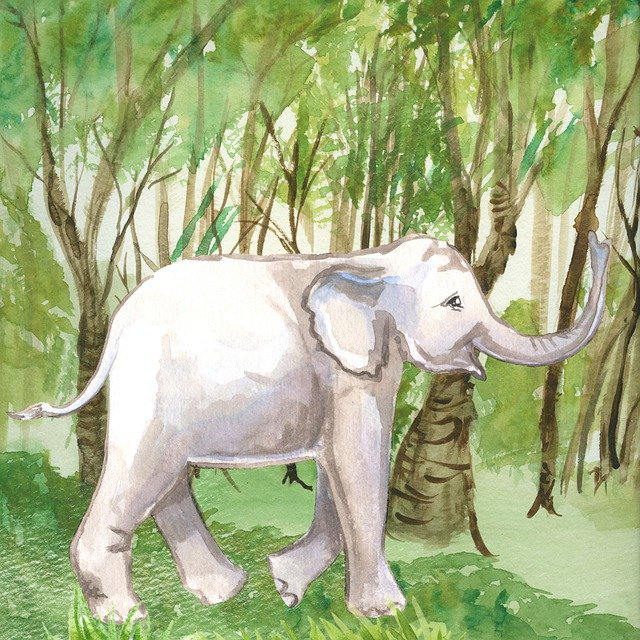
#> input picture Images/elephant.png, 640 x 640 px
$ python PCA.py
#> lines starting #> are read from the running program, lines starting #| are printed output that depends on the picture
#!/usr/bin/env python
# coding: utf-8

# In[6]:


import matplotlib.pyplot as plt
import numpy as np
from skimage import color, io
import cv2


# In[7]:


#Calculating PCA
def pca(immatrix):
    #Mean Calculation
    MatMean = immatrix.mean(axis=0)

    #Center all the images using mean
    matrix = immatrix - MatMean

    #PCA Calculation
    #Calculating Covariance matrix
    M = np.dot(matrix,matrix.T)

    #Finding eigenvalues and eigenvectors
    EVal,EVec = np.linalg.eigh(M)

    #calculate PCA components
    tmp = np.dot(matrix.T,EVec).T
    V = tmp[::-1]
    return V,matrix,EVal,EVec,MatMean


# In[8]:


#Reconstructing images using pca and mean
#Ref: https://github.com/NourozR/Reconstruction-and-Compression-of-Color-Images/blob/master/image_reconstruction_using_PCA.py
def recon(k,EVec,EVal,immatrix,mean_X):
    #Sorting according to eigenvalues
    p = np.size(EVec, axis =1)
    idx = np.argsort(EVal)
    idx = idx[::-1]
    eig_vec = EVec[:,idx]
    eig_val = EVal[idx]

    #Reconstructing Image
    eig_vec = eig_vec[:, range(k)]
    score = np.dot(eig_vec.T, immatrix)
    mean = mean_X.T
    prod = np.dot(eig_vec, score)
    recon =  mean + prod
    return recon


# In[9]:


f, axarr = plt.subplots(4,2,constrained_layout=True,figsize=(15, 12))
elem = './Images/elephant.png'
print("Reading image "+elem)

img = cv2.imread(elem)
#> img is the input picture: shape (640, 640, 3); mean B, G, R 131.3, 176.4, 165.2

img = color.rgb2gray(img)#converting image into grayscale
#> img: shape (640, 640) float64

axarr[2,0].set_title('Original unblocked Image')
axarr[2,0].imshow(img.reshape(640,640),cmap='gray')
io.imsave("./Images/S.png",img)

#dividing image into 16x16 non-overlapping patches
blocks = np.array([img[i:i+16, j:j+16] for i in range(0, img.shape[1], 16) for j in range(0, img.shape[0], 16)])

m=16
n=16


#storing all flattened images
immatrix = np.array([(im).flatten() for im in blocks],'f')
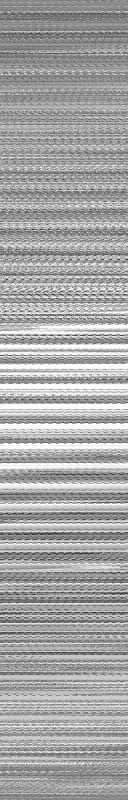
#> immatrix: shape (1600, 256) float32 (shown at 1/2 size); min 0.0354, max 1, mean 0.651

#calculating PCA
V,immatrix,e,EV,mean_X = pca(immatrix)
#> in pca, `MatMean = immatrix.mean(axis=0)`: MatMean = 256 values, max 0.658 at index 160, min 0.644 at index 23, mean 0.651
#> in pca, `EVal,EVec = np.linalg.eigh(M)`:
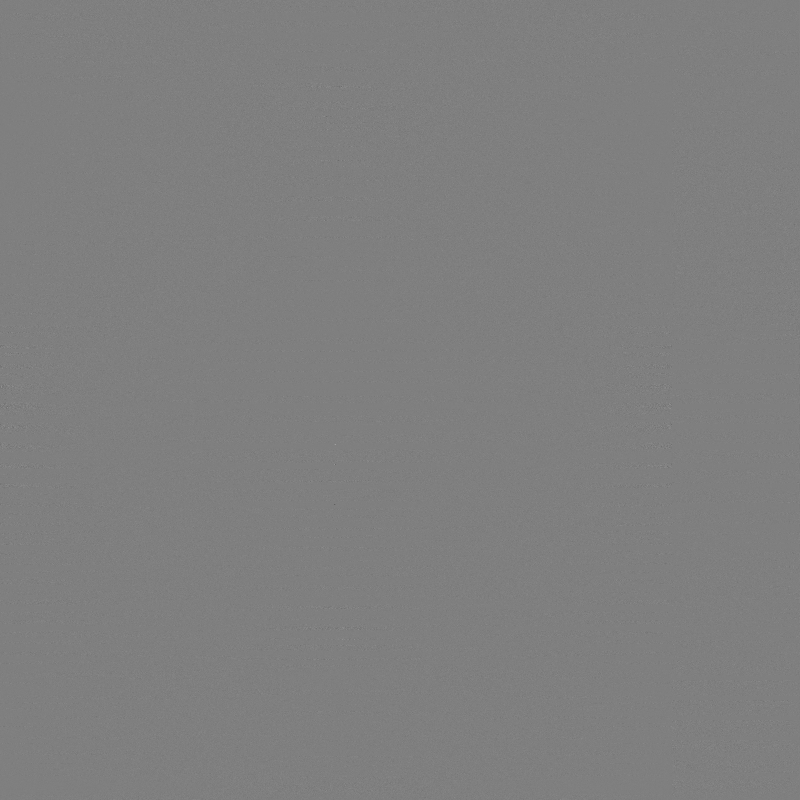
#> EVec: shape (1600, 1600) float32 (shown at 1/2 size); min -0.788, max 0.789, mean -1.99e-05; drawn with min black and max white
#> in pca, `EVal,EVec = np.linalg.eigh(M)`: EVal = 1600 values from -0.000337 to 9208.8
#> in pca, `tmp = np.dot(matrix.T,EVec).T`:
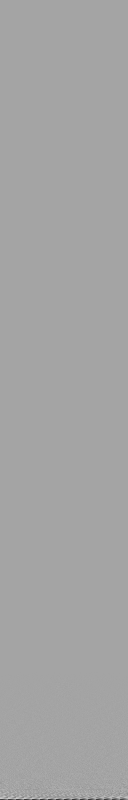
#> tmp: shape (1600, 256) float32 (shown at 1/2 size); min -6.56, max 3.63, mean -0.00365; drawn with min black and max white
#> e = 1600 values from -0.000337 to 9208.8; mean_X has the same summary as MatMean in pca

#storing 16x16 images the first ten principal components
f,err = plt.subplots(5,2,constrained_layout=True,figsize=(15, 12))

err[0,0].set_title('PCA1 Image')
err[0,0].imshow(V[0].reshape(m,n),cmap='gray')
io.imsave("./Images/PCA1.png",V[0].reshape(m,n))

err[0,1].set_title('PCA2 Image')
err[0,1].imshow(V[1].reshape(m,n),cmap='gray')
io.imsave("./Images/PCA2.png",V[0].reshape(m,n))

err[1,0].set_title('PCA3 Image')
err[1,0].imshow(V[2].reshape(m,n),cmap='gray')
io.imsave("./Images/PCA3.png",V[0].reshape(m,n))

err[1,1].set_title('PCA4 Image')
err[1,1].imshow(V[3].reshape(m,n),cmap='gray')
io.imsave("./Images/PCA4.png",V[0].reshape(m,n))

err[2,0].set_title('PCA5 Image')
err[2,0].imshow(V[4].reshape(m,n),cmap='gray')
io.imsave("./Images/PCA5.png",V[0].reshape(m,n))

err[2,1].set_title('PCA6 Image')
err[2,1].imshow(V[5].reshape(m,n),cmap='gray')
io.imsave("./Images/PCA6.png",V[0].reshape(m,n))

err[3,0].set_title('PCA7 Image')
err[3,0].imshow(V[6].reshape(m,n),cmap='gray')
io.imsave("./Images/PCA7.png",V[0].reshape(m,n))

err[3,1].set_title('PCA8 Image')
err[3,1].imshow(V[7].reshape(m,n),cmap='gray')
io.imsave("./Images/PCA8.png",V[0].reshape(m,n))

err[4,0].set_title('PCA9 Image')
err[4,0].imshow(V[8].reshape(m,n),cmap='gray')
io.imsave("./Images/PCA9.png",V[0].reshape(m,n))

err[4,1].set_title('PCA10 Image')
err[4,1].imshow(V[9].reshape(m,n),cmap='gray')
io.imsave("./Images/PCA10.png",V[0].reshape(m,n))

#reconstructing image patches
k = 10 #Number of Principal Components
recon_img_mat = recon(k,EV,e,immatrix,mean_X) #Call reconstruction function
#> in recon, `p = np.size(EVec, axis =1)`: p = 1600
#> in recon, `idx = np.argsort(EVal)`: idx = 1600 values from 0 to 1599
#> in recon, `idx = idx[::-1]`: idx = 1600 values, max 1599 at index 0, min 0 at index 1599, mean 799.5
#> in recon, `eig_val = EVal[idx]`: eig_val = 1600 values, max 9208.8 at index 0, min -0.000337 at index 1599, mean 8.94
#> in recon, `mean = mean_X.T`: mean has the same summary as MatMean in pca
#> in recon, `prod = np.dot(eig_vec, score)`:
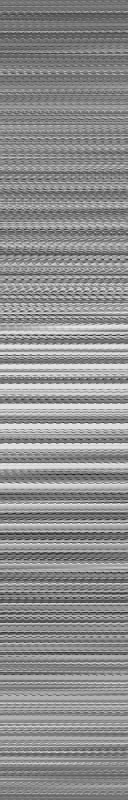
#> prod: shape (1600, 256) float32 (shown at 1/2 size); min -0.582, max 0.464, mean 3.07e-08; drawn with min black and max white
k = 100 #Number of Principal Components
recon_img_mat1 = recon(k,EV,e,immatrix,mean_X) #Call reconstruction function
#> call 2 of recon, with k = 100, EVal = array of shape (1600,), mean_X = array of shape (256,)
#> in recon (call 2), `idx = np.argsort(EVal)`: idx = 1600 values from 0 to 1599
#> in recon (call 2), `idx = idx[::-1]`: idx = 1600 values, max 1599 at index 0, min 0 at index 1599, mean 799.5
#> in recon (call 2), `score = np.dot(eig_vec.T, immatrix)`:
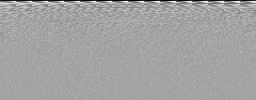
#> score: shape (100, 256) float32; min -6.56, max 3.63, mean -0.0584; drawn with min black and max white
k = 1600 #Number of Principal Components
recon_img_mat2 = recon(k,EV,e,immatrix,mean_X) #Call reconstruction function


#original Image
axarr[0,0].set_title('Original Image')
axarr[0,0].imshow(immatrix[0].reshape(m,n),cmap='gray')
io.imsave("./Images/S_16x16.png",immatrix[0].reshape(m,n))

#Shown reconstructed image patch using 10 principal components
axarr[0,1].set_title('Reconstructed(p=10) Image')
axarr[0,1].imshow(recon_img_mat[0].reshape(m,n),cmap='gray')
io.imsave("./Images/R10_16x16.png",recon_img_mat[0].reshape(m,n))

#Shown reconstructed image patch using 100 principal components
axarr[1,0].set_title('Reconstructed(p=100) Image')
axarr[1,0].imshow(recon_img_mat1[0].reshape(m,n),cmap='gray')
io.imsave("./Images/R100_16x16.png",recon_img_mat1[0].reshape(m,n))

#Shown reconstructed image patch using 1600 principal components
axarr[1,1].set_title('Reconstructed(p=1600) Image')
axarr[1,1].imshow(recon_img_mat2[0].reshape(m,n),cmap='gray')
io.imsave("./Images/R1600_16x16.png",recon_img_mat2[0].reshape(m,n))

#reconstructing image for k=10
dempo1 = recon_img_mat.reshape(1600,16,16)

fin = 0;
img2 = np.zeros((640,640),dtype=float)
for i in range(0,640,16):
    for j in range(0,640,16):
        img2[i:i+16, j:j+16] = dempo1[fin]
        fin=fin+1;
#> after the loop, fin = 1600


axarr[2,1].set_title('Reconstructed unblocked Image(p=10)')
axarr[2,1].imshow(img2,cmap='gray')
io.imsave("./Images/R10.png",img2)

#reconstructing image for k=100
dempo = recon_img_mat1.reshape(1600,16,16)

fin = 0;
img1 = np.zeros((640,640),dtype=float)
for i in range(0,640,16):
    for j in range(0,640,16):
        img1[i:i+16, j:j+16] = dempo[fin]
        fin=fin+1;
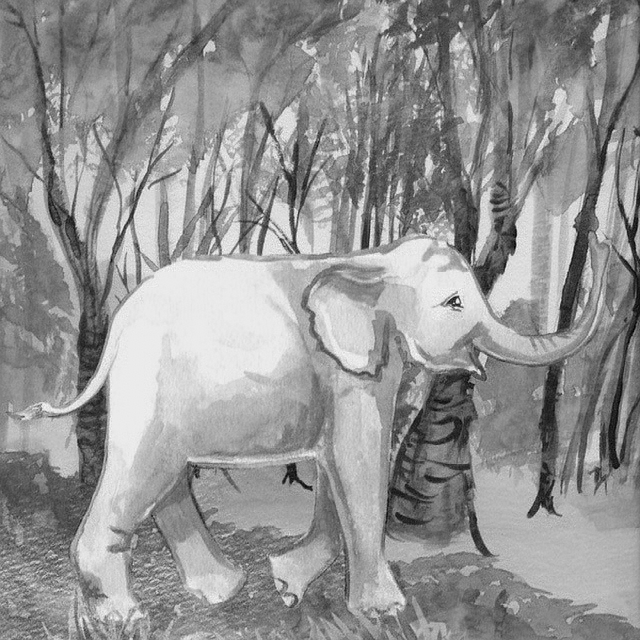
#> img1: shape (640, 640) float64; min 0.0637, max 1.08, mean 0.651; drawn with min black and max white
#> after the loop, fin = 1600


axarr[3,0].set_title('Reconstructed unblocked Image(p=100)')
axarr[3,0].imshow(img1,cmap='gray')
io.imsave("./Images/R100.png",img1)


#reconstructing image for k=1600
dempo1 = recon_img_mat2.reshape(1600,16,16)

fin = 0;
img2 = np.zeros((640,640),dtype=float)
for i in range(0,640,16):
    for j in range(0,640,16):
        img2[i:i+16, j:j+16] = dempo1[fin]
        fin=fin+1;
#> after the loop, fin = 1600


axarr[3,1].set_title('Reconstructed unblocked Image(p=1600)')
axarr[3,1].imshow(img2,cmap='gray')
io.imsave("./Images/R1600.png",img2)


# In[ ]:


# In[ ]:
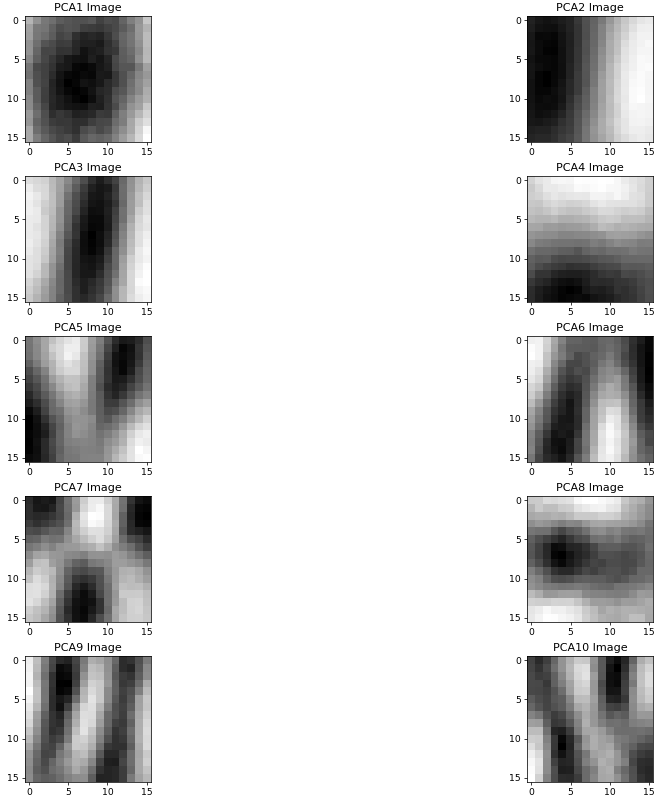
#> figure drawn by matplotlib, 10 panels
